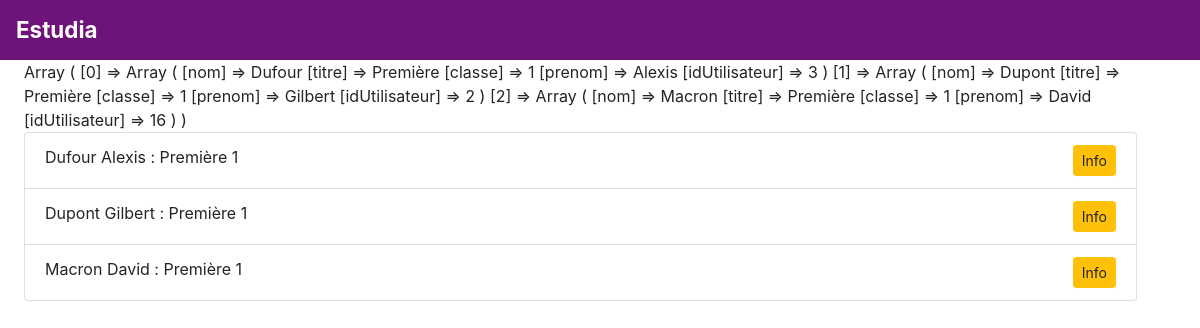
Page /pages/listeEleve.php on the committed database.
### tables this page shows
CREATE TABLE IF NOT EXISTS `eleve` (
  `nom` varchar(100) NOT NULL,
  `prenom` varchar(100) NOT NULL,
  `idUtilisateur` int(11) NOT NULL,
  `IDfiliere` int(11) DEFAULT NULL,
  `idEtude` int(11) DEFAULT NULL
);

CREATE TABLE IF NOT EXISTS `etudes` (
  `idEtude` int(11) NOT NULL AUTO_INCREMENT,
  `classe` int(11) NOT NULL,
  `nom` varchar(100) NOT NULL,
  PRIMARY KEY (`idEtude`)
);

### modeles/modeles.php (called while the page is built, shortened)
<?php
function getBdd()
{
    return new PDO('mysql:host=localhost;dbname=estudia;charset=UTF8', 'root', '',  array(PDO::ATTR_ERRMODE => PDO::ERRMODE_EXCEPTION));
}
?>

### pages/listeEleve.php (the view)
<?php
require_once "entete.php";
    $requete = getBdd() -> prepare("SELECT eleve.nom AS nom, etudes.nom AS titre, etudes.classe, prenom, idUtilisateur FROM eleve LEFT JOIN etudes USING(idEtude) ORDER BY eleve.nom ASC ");
    $requete -> execute();
    $eleves = $requete -> fetchAll(PDO::FETCH_ASSOC);
    print_r($eleves);
    ?>
    <ul class="list-group">
    <?php
    foreach($eleves as $eleve)
    {
        ?>
        <li class="list-group-item"><?=$eleve["nom"]. " ". $eleve["prenom"]." : ".$eleve["titre"]." ".$eleve["classe"];?>
        <span style="float:right;">
        <a class="btn btn-warning btn-sm" href="infoUtilisateur.php?id=<?=$eleve["idUtilisateur"]?>">Info</a>
        </span>
        </li>
        <?php
        }
        ?></ul>

### rows in the picture
eleve: nom "Dufour", prenom "Alexis", idEtude.nom "Première", idEtude.classe "1"
eleve: nom "Dupont", prenom "Gilbert", idEtude.nom "Première", idEtude.classe "1"
eleve: nom "Macron", prenom "David", idEtude.nom "Première", idEtude.classe "1"
